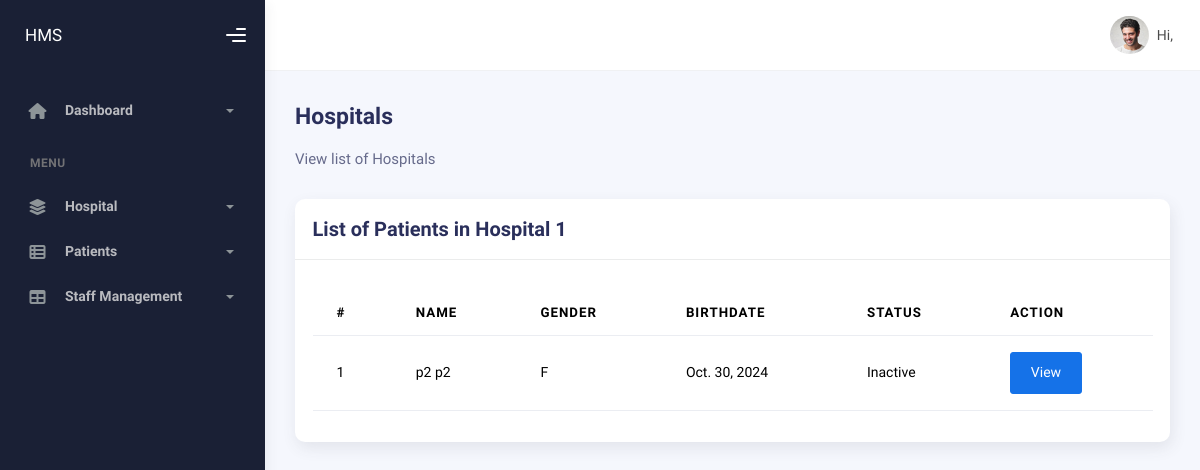
The app's page /hospital/1/ (signed in), older data.
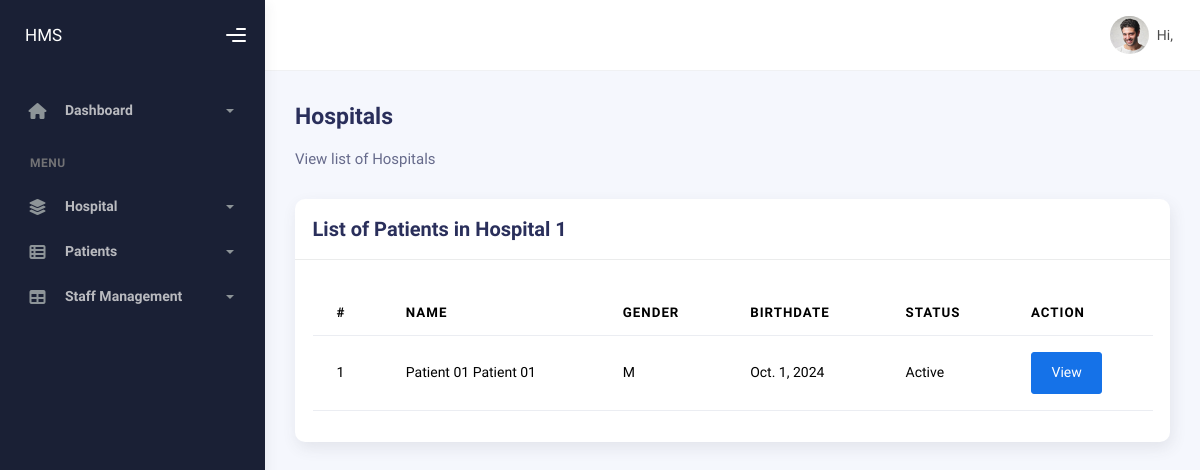
The same page, newer data.
### hospital/models.py (models this page shows, shortened)
class Patient(models.Model):
    GENDER_CHOICES = [
        ("M", "Male"),
        ("F", "Female"),
        ("O", "Other"),
    ]
    STATUS_CHOICES = [
        ("Inactive", "Inactive"),
        ("Active", "Active"),
        ("Admission", "Admission"),
        ("Discharge", "Discharge"),
    ]
    user = models.OneToOneField(
        User, on_delete=models.CASCADE, related_name="patient_info"
    )
    first_name = models.CharField(max_length=100)
    last_name = models.CharField(max_length=100)
    gender = models.CharField(max_length=1, choices=GENDER_CHOICES)
    birthdate = models.DateField()
    hospital = models.ForeignKey(
        Hospital, on_delete=models.CASCADE, related_name="patients"
    )
    is_admitted = models.BooleanField(default=False)
    status = models.CharField(max_length=10, choices=STATUS_CHOICES)
    created_at = models.DateTimeField(auto_now_add=True)
    updated_at = models.DateTimeField(auto_now=True)

### hospital/views.py (the view)
# urls.py: path("<int:hospital_id>/", views.hospital_detail_page, name="hospital-detail"),
@login_required
def hospital_detail_page(request, hospital_id):
    hospital = Hospital.objects.get(pk=hospital_id)
    context = {}
    context["hospital"] = hospital
    context["patients"] = hospital.patients.all().order_by("-created_at")
    return render(request, "hospital/hospital-detail.html", context)

### hospital/models.py (called while the page is built)
    def __str__(self):
        return self.name

### hospital/templates/hospital/hospital-detail.html (shortened to what this page needs)
{% extends "layout/base.html" %}
{% block heading %}Hospitals{% endblock heading %}
{% block mute_heading %}View list of Hospitals{% endblock mute_heading %}
{% block content %}
<div class="row">
    <div class="col-12">
        <div class="card">
            <div class="card-header">
                <div class="card-title">List of Patients in {{ hospital }}</div>
            </div>
            <div class="card-body">
                <table class="table mt-3">
                    <thead>
                        <tr>
                            <th scope="col">#</th>
                            <th scope="col">Name</th>
                            <th scope="col">Gender</th>
                            <th scope="col">Birthdate</th>
                            <th scope="col">Status</th>
                            <th scope="col">Action</th>
                        </tr>
                    </thead>
                    <tbody>
                    {% for patient in patients %}
                        <tr>
                            <td>{{ forloop.counter }}</td>
                            <td>{{ patient.first_name }} {{ patient.last_name }}</td>
                            <td>{{ patient.gender }}</td>
                            <td>{{ patient.birthdate }}</td>
                            <td>{{ patient.status }}</td>
                            <td>
                                <a class="btn btn-primary" href="{% url 'hospital:patient-detail' patient_id=patient.id %}">View</a>
                            </td>
                        </tr>
                    {% endfor %}
                    </tbody>
                </table>
            </div>
        </div>
    </div>
</div>
{% endblock content %}

Row changes from the older to the newer data that the page shows:
removed Patient: first_name "p2", last_name "p2", gender "F", birthdate "Oct. 30, 2024", status "Inactive"
now on this page (row edited): Patient: first_name "Patient 01", last_name "Patient 01", gender "M", birthdate "Oct. 1, 2024", status "Active"
